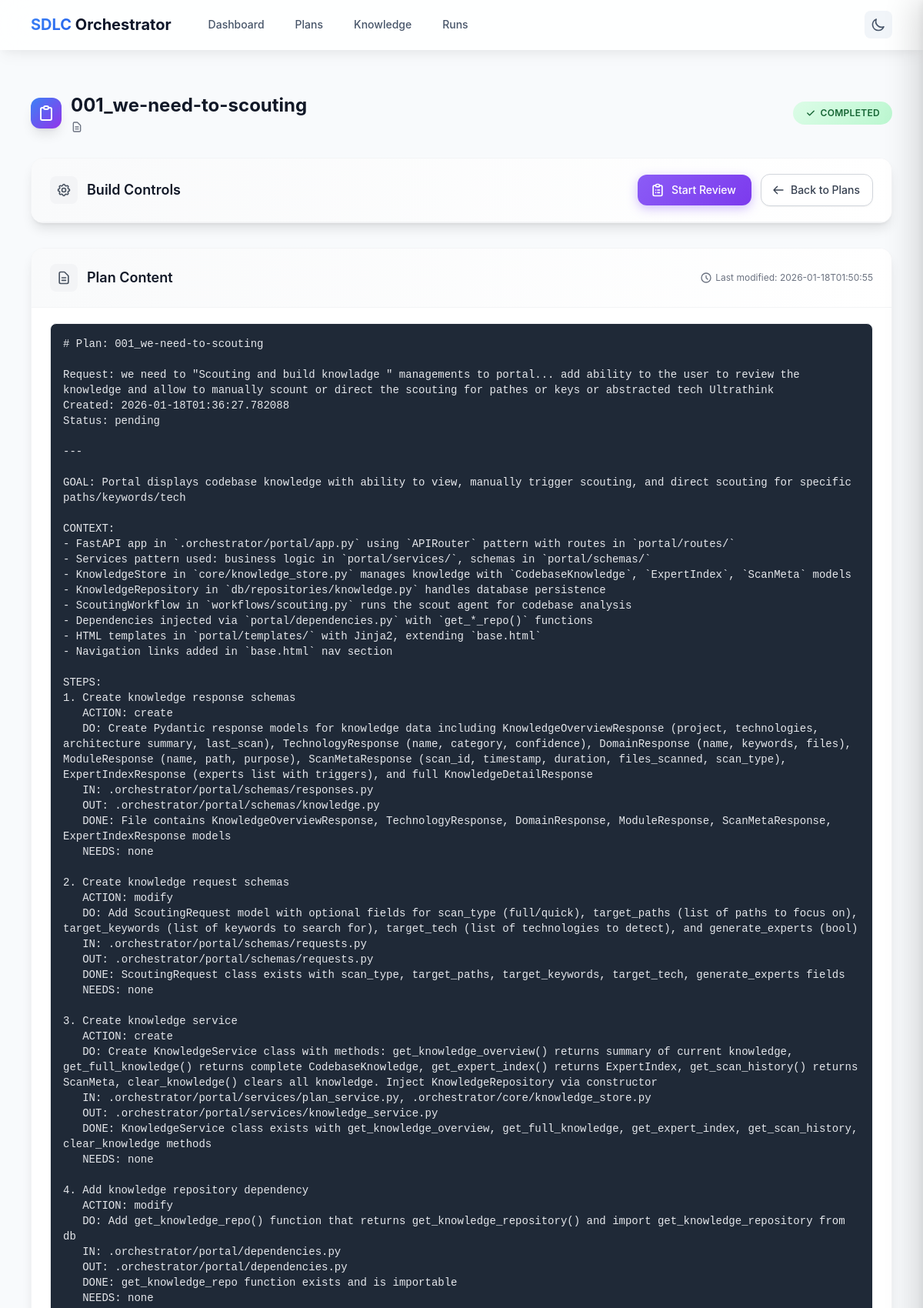
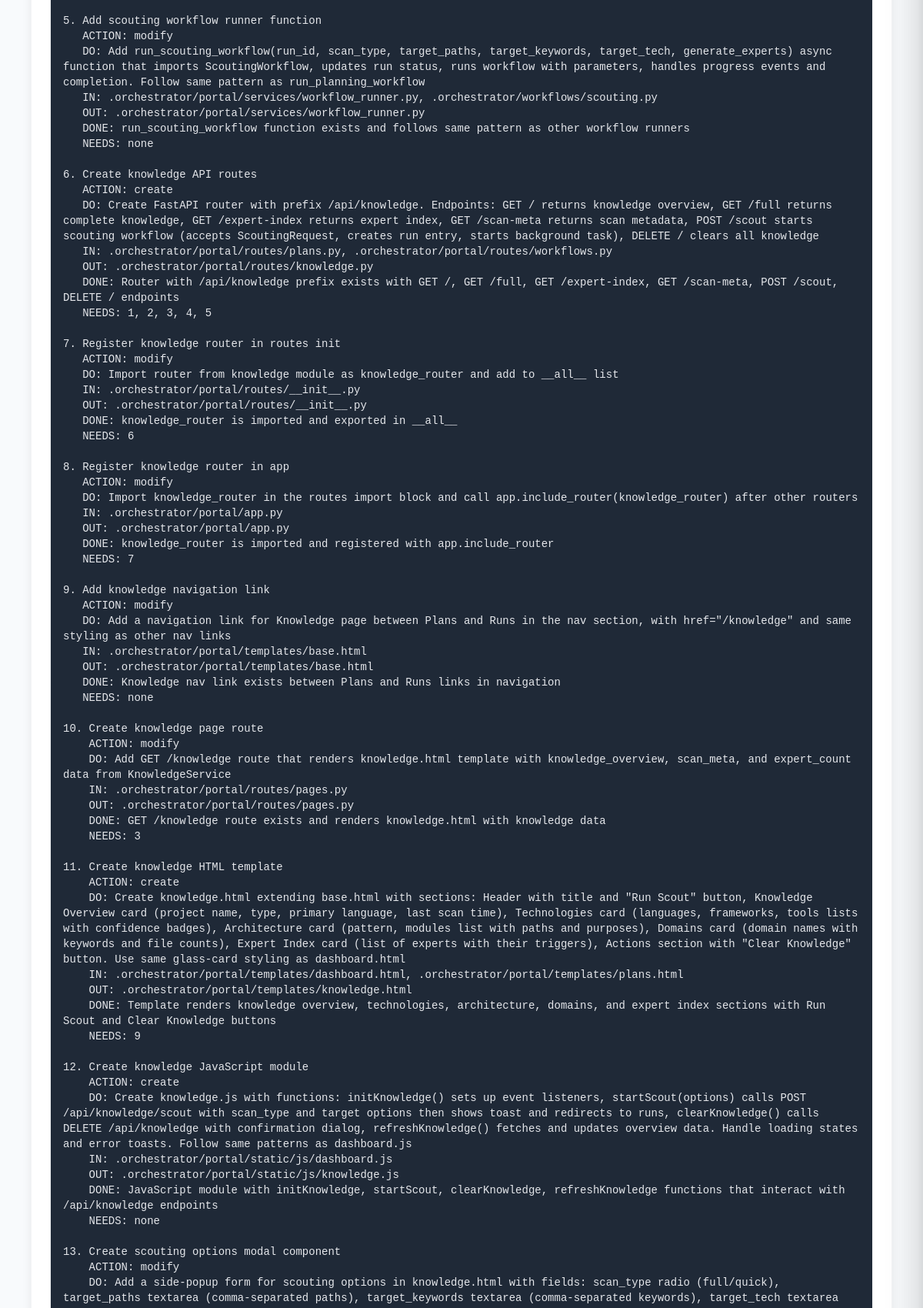
Page /plans/001_we-need-to-scouting (upper part) on the committed database (2 pictures, top to bottom).
### tables this page shows
CREATE TABLE plans (
    id INTEGER PRIMARY KEY AUTOINCREMENT,
    plan_id TEXT UNIQUE NOT NULL,
    status TEXT NOT NULL DEFAULT 'pending',
    goal TEXT NOT NULL,
    request TEXT NOT NULL,
    raw_content TEXT NOT NULL,
    context_json TEXT,
    verify_json TEXT,
    created_at TEXT NOT NULL,
    updated_at TEXT NOT NULL,
    completed_at TEXT,
    CONSTRAINT valid_status CHECK (status IN ('pending', 'building', 'completed', 'failed', 'paused'))
);

### portal/routes/pages.py (the view)
@router.get("/plans/{plan_id}", response_class=HTMLResponse)
async def plan_detail(
    request: Request,
    plan_id: str,
    plan_service: PlanService = Depends(_get_plan_service),
):
    plan = await plan_service.get_plan_by_id(plan_id)
    if not plan:
        raise HTTPException(status_code=404, detail="Plan not found")
    return templates.TemplateResponse(request, "plan_detail.html", {"plan": plan})

### portal/templates/plan_detail.html (shortened to what this page needs)
{% extends "base.html" %}
{% block content %}
<div class="px-4 py-6 sm:px-0">
    <div class="mb-8 animate-fade-in-up">
        <div class="flex items-center justify-between">
            <div>
                <div class="flex items-center space-x-3">
                    <div class="p-2 bg-gradient-to-br from-blue-500 to-purple-600 rounded-xl shadow-lg">
                        <svg class="w-6 h-6 text-white" fill="none" stroke="currentColor" viewBox="0 0 24 24">
                            <path stroke-linecap="round" stroke-linejoin="round" stroke-width="2" d="M9 5H7a2 2 0 00-2 2v12a2 2 0 002 2h10a2 2 0 002-2V7a2 2 0 00-2-2h-2M9 5a2 2 0 002 2h2a2 2 0 002-2M9 5a2 2 0 012-2h2a2 2 0 012 2"></path>
                        </svg>
                    </div>
                    <div>
                        <h1 class="text-2xl font-bold text-gray-900">{{ plan.name }}</h1>
                        <p class="text-sm text-gray-500 flex items-center mt-1">
                            <svg class="w-4 h-4 mr-1.5" fill="none" stroke="currentColor" viewBox="0 0 24 24">
                                <path stroke-linecap="round" stroke-linejoin="round" stroke-width="2" d="M9 12h6m-6 4h6m2 5H7a2 2 0 01-2-2V5a2 2 0 012-2h5.586a1 1 0 01.707.293l5.414 5.414a1 1 0 01.293.707V19a2 2 0 01-2 2z"></path>
                            </svg>
                        </p>
                    </div>
                </div>
            </div>
            <div class="flex items-center space-x-4">
                <span id="plan-status-badge" class="status-badge
                    {% if plan.state == 'completed' %}status-completed
                    {% elif plan.state == 'pending' %}status-pending
                    {% elif plan.state == 'in-progress' %}status-in-progress
                    {% elif plan.state == 'paused' %}status-paused
                    {% elif plan.state == 'failed' %}status-failed
                    {% else %}bg-gray-100 text-gray-800{% endif %}">
                    <span class="flex items-center">
                        {% if plan.state == 'in-progress' %}
                        <span class="w-2 h-2 bg-blue-500 rounded-full mr-2 animate-pulse"></span>
                        {% elif plan.state == 'completed' %}
                        <svg class="w-3.5 h-3.5 mr-1.5" fill="currentColor" viewBox="0 0 20 20">
                            <path fill-rule="evenodd" d="M16.707 5.293a1 1 0 010 1.414l-8 8a1 1 0 01-1.414 0l-4-4a1 1 0 011.414-1.414L8 12.586l7.293-7.293a1 1 0 011.414 0z" clip-rule="evenodd"></path>
                        </svg>
                        {% endif %}
                        {{ plan.state }}
                    </span>
                </span>
            </div>
        </div>
    </div>
    <div id="build-section" class="mb-8 bg-white shadow-lg sm:rounded-2xl overflow-hidden border border-gray-100 animate-fade-in-up" style="animation-delay: 0.1s;">
        <div class="px-6 py-5 border-b border-gray-100 bg-gradient-to-r from-gray-50 to-white">
            <div class="flex items-center justify-between">
                <div class="flex items-center space-x-3">
                    <div class="p-2 bg-gray-100 rounded-lg">
                    </div>
                    <h3 class="text-lg font-semibold text-gray-900">Build Controls</h3>
                </div>
                <div id="build-actions" class="flex items-center space-x-3">
                    {% if plan.state == 'pending' %}
                    <button id="start-build-btn" onclick="PlanDetail.startBuild('{{ plan.id }}')"
                            class="btn-primary inline-flex items-center px-5 py-2.5 text-sm font-medium rounded-xl text-white focus:outline-none focus:ring-2 focus:ring-offset-2 focus:ring-blue-500">
                        <svg class="-ml-1 mr-2 h-5 w-5" fill="none" stroke="currentColor" viewBox="0 0 24 24">
                            <path stroke-linecap="round" stroke-linejoin="round" stroke-width="2" d="M14.752 11.168l-3.197-2.132A1 1 0 0010 9.87v4.263a1 1 0 001.555.832l3.197-2.132a1 1 0 000-1.664z"></path>
                            <path stroke-linecap="round" stroke-linejoin="round" stroke-width="2" d="M21 12a9 9 0 11-18 0 9 9 0 0118 0z"></path>
                        </svg>
                        Start Build
                    </button>
                    {% elif plan.state == 'completed' %}
                    <button onclick="PlanDetail.startReview('{{ plan.id }}')"
                            class="btn-purple inline-flex items-center px-5 py-2.5 text-sm font-medium rounded-xl text-white focus:outline-none focus:ring-2 focus:ring-offset-2 focus:ring-purple-500">
                        Start Review
                    </button>
                    {% endif %}
                    <a href="/plans" class="btn-secondary inline-flex items-center px-4 py-2.5 text-sm font-medium rounded-xl text-gray-700">
                        <svg class="-ml-0.5 mr-2 h-4 w-4" fill="none" stroke="currentColor" viewBox="0 0 24 24">
                            <path stroke-linecap="round" stroke-linejoin="round" stroke-width="2" d="M10 19l-7-7m0 0l7-7m-7 7h18"></path>
                        </svg>
                        Back to Plans
                    </a>
                </div>
            </div>
        </div>
    </div>
    <div class="bg-white shadow-lg overflow-hidden sm:rounded-2xl border border-gray-100 animate-fade-in-up" style="animation-delay: 0.2s;">
        <div class="px-6 py-5 bg-gradient-to-r from-gray-50 to-white border-b border-gray-100">
            <div class="flex items-center justify-between">
                <div class="flex items-center space-x-3">
                    <div class="p-2 bg-gray-100 rounded-lg">
                        <svg class="w-5 h-5 text-gray-600" fill="none" stroke="currentColor" viewBox="0 0 24 24">
                            <path stroke-linecap="round" stroke-linejoin="round" stroke-width="2" d="M9 12h6m-6 4h6m2 5H7a2 2 0 01-2-2V5a2 2 0 012-2h5.586a1 1 0 01.707.293l5.414 5.414a1 1 0 01.293.707V19a2 2 0 01-2 2z"></path>
                        </svg>
                    </div>
                    <h3 class="text-lg font-semibold text-gray-900">Plan Content</h3>
                </div>
                <p class="text-xs text-gray-500 flex items-center">
                    <svg class="w-4 h-4 mr-1" fill="none" stroke="currentColor" viewBox="0 0 24 24">
                        <path stroke-linecap="round" stroke-linejoin="round" stroke-width="2" d="M12 8v4l3 3m6-3a9 9 0 11-18 0 9 9 0 0118 0z"></path>
                    </svg>
                    Last modified: {{ plan.modified[:19] }}
                </p>
            </div>
        </div>
        <div class="px-6 py-5">
            <div class="markdown-content prose max-w-none">
                <pre class="whitespace-pre-wrap text-sm text-gray-800 bg-gray-50 rounded-xl p-4 border border-gray-100">{{ plan.content }}</pre>
            </div>
        </div>
    </div>
</div>
{% endblock %}

### portal/static/css/modern.css (style rules this page uses)
:root { --color-primary-50: #eff6ff; --color-primary-100: #dbeafe; --color-primary-200: #bfdbfe; --color-primary-300: #93c5fd; --color-primary-400: #60a5fa; --color-primary-500: #3b82f6; --color-primary-600: #2563eb; --color-primary-700: #1d4ed8; --color-primary-800: #1e40af; --color-primary-900: #1e3a8a; --color-secondary-50: #f8fafc; --color-secondary-100: #f1f5f9; --color-secondary-200: #e2e8f0; --color-secondary-300: #cbd5e1; --color-secondary-400: #94a3b8; --color-secondary-500: #64748b; --color-secondary-600: #475569; --color-secondary-700: #334155; --color-secondary-800: #1e293b; --color-secondary-900: #0f172a; --color-success-50: #ecfdf5; --color-success-100: #d1fae5; --color-success-200: #a7f3d0; --color-success-300: #6ee7b7; --color-success-400: #34d399; --color-success-500: #10b981; --color-success-600: #059669; --color-success-700: #047857; --color-warning-50: #fffbeb; --color-warning-100: #fef3c7; --color-warning-200: #fde68a; --color-warning-300: #fcd34d; --color-warning-400: #fbbf24; --color-warning-500: #f59e0b; --color-warning-600: #d97706; --color-warning-700: #b45309; --color-danger-50: #fef2f2; --color-danger-100: #fee2e2; --color-danger-200: #fecaca; --color-danger-300: #fca5a5; --color-danger-400: #f87171; --color-danger-500: #ef4444; --color-danger-600: #dc2626; --color-danger-700: #b91c1c; --bg-primary: #ffffff; --bg-secondary: #f8fafc; --bg-tertiary: #f1f5f9; --bg-elevated: #ffffff; --bg-overlay: rgba(0, 0, 0, 0.5); --text-primary: #0f172a; --text-secondary: #475569; --text-tertiary: #64748b; --text-muted: #94a3b8; --text-inverse: #ffffff; --border-light: #e2e8f0; --border-default: #cbd5e1; --border-dark: #94a3b8; --glass-bg: rgba(255, 255, 255, 0.7); --glass-bg-strong: rgba(255, 255, 255, 0.85); --glass-border: rgba(255, 255, 255, 0.3); --glass-blur: 12px; --glass-blur-strong: 20px; --shadow-xs: 0 1px 2px rgba(0, 0, 0, 0.05); --shadow-sm: 0 1px 3px rgba(0, 0, 0, 0.1), 0 1px 2px rgba(0, 0, 0, 0.06); --shadow-md: 0 4px 6px -1px rgba(0, 0, 0, 0.1), 0 2px 4px -1px rgba(0, 0, 0, 0.06); --shadow-lg: 0 10px 15px -3px rgba(0, 0, 0, 0.1), 0 4px 6px -2px rgba(0, 0, 0, 0.05); --shadow-xl: 0 20px 25px -5px rgba(0, 0, 0, 0.1), 0 10px 10px -5px rgba(0, 0, 0, 0.04); --shadow-2xl: 0 25px 50px -12px rgba(0, 0, 0, 0.25); --shadow-inner: inset 0 2px 4px 0 rgba(0, 0, 0, 0.06); --shadow-soft: 0 2px 15px -3px rgba(0, 0, 0, 0.07), 0 10px 20px -2px rgba(0, 0, 0, 0.04); --shadow-glow-primary: 0 0 20px rgba(59, 130, 246, 0.3); --shadow-glow-success: 0 0 20px rgba(16, 185, 129, 0.3); --gradient-primary: linear-gradient(135deg, #3b82f6 0%, #2563eb 100%); --gradient-primary-hover: linear-gradient(135deg, #2563eb 0%, #1d4ed8 100%); --gradient-success: linear-gradient(135deg, #10b981 0%, #059669 100%); --gradient-warning: linear-gradient(135deg, #f59e0b 0%, #d97706 100%); --gradient-danger: linear-gradient(135deg, #ef4444 0%, #dc2626 100%); --gradient-subtle: linear-gradient(180deg, rgba(255,255,255,0) 0%, rgba(248,250,252,1) 100%); --gradient-hero: linear-gradient(135deg, #667eea 0%, #764ba2 100%); --gradient-mesh: radial-gradient(at 40% 20%, rgba(59, 130, 246, 0.1) 0px, transparent 50%), radial-gradient(at 80% 0%, rgba(139, 92, 246, 0.1) 0px, transparent 50%), radial-gradient(at 0% 50%, rgba(236, 72, 153, 0.05) 0px, transparent 50%); --transition-fast: 150ms ease; --transition-base: 200ms ease; --transition-slow: 300ms ease; --transition-bounce: 300ms cubic-bezier(0.68, -0.55, 0.265, 1.55); --transition-smooth: 300ms cubic-bezier(0.4, 0, 0.2, 1); --space-1: 0.25rem; --space-2: 0.5rem; --space-3: 0.75rem; --space-4: 1rem; --space-5: 1.25rem; --space-6: 1.5rem; --space-8: 2rem; --space-10: 2.5rem; --space-12: 3rem; --radius-sm: 0.25rem; --radius-md: 0.375rem; --radius-lg: 0.5rem; --radius-xl: 0.75rem; --radius-2xl: 1rem; --radius-full: 9999px; }
.transition-colors { transition: color var(--transition-fast), background-color var(--transition-fast), border-color var(--transition-fast); }
.animate-fade-in-up { animation: fadeInUp 0.3s ease-out; }
.bg-secondary { background-color: var(--bg-secondary); }

### portal/templates/base.html (style rules this page uses)
.btn-secondary { background: white; color: #374151; border: 1px solid #D1D5DB; box-shadow: 0 1px 2px rgba(0, 0, 0, 0.05); }
.markdown-content pre { background: #1f2937; color: #e5e7eb; padding: 1rem; border-radius: 0.5rem; overflow-x: auto; }

### rows in the picture
plans: name "001_we-need-to-scouting", state "COMPLETED", updated_at "2026-01-18T01:50:55"
